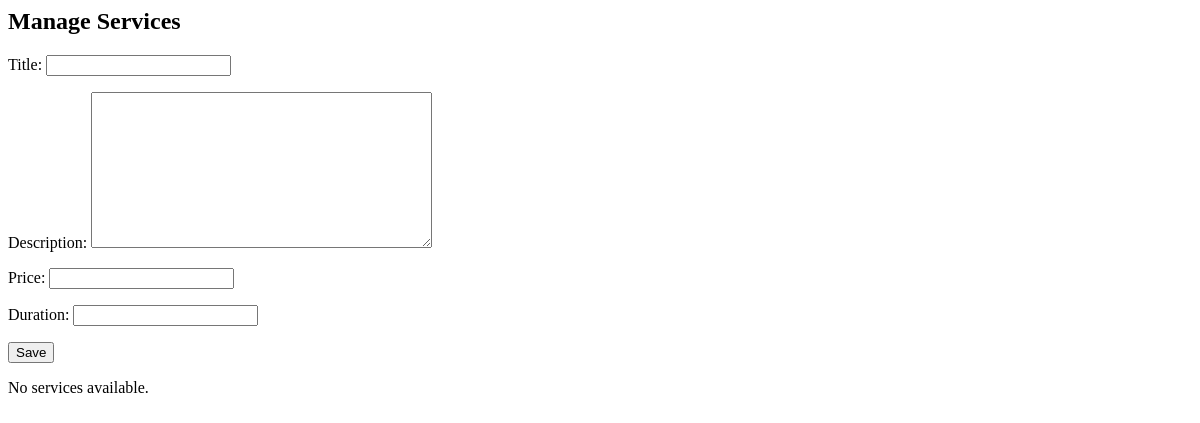
The app's page /manage_services/, older data.
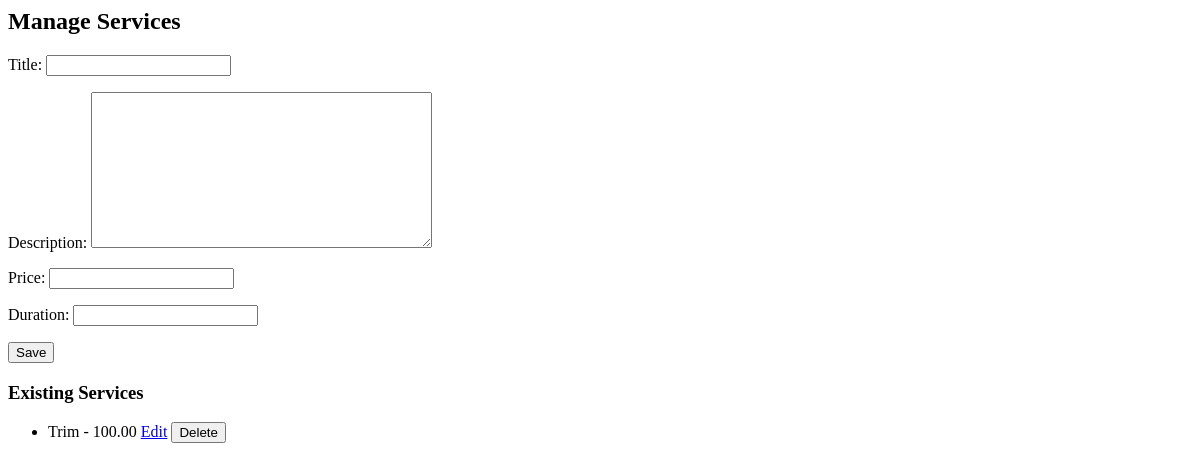
The same page, newer data.
### LineUp/Barber/models.py (models this page shows, shortened)
class Service(models.Model):
    barber = models.ForeignKey('Barber', on_delete=models.CASCADE, related_name='services', null=True)
    title = models.CharField(max_length=100)
    description = models.TextField()
    price = models.DecimalField(max_digits=10, decimal_places=2)
    duration = models.DurationField()

### LineUp/Barber/views.py (the view, shortened to what this page needs)
# urls.py: path('manage_services/', views.ManageServicesView.as_view(), name='manage_services'),
class ManageServicesView(View):
    model = Service
    form_class = ServiceForm
    template_name = 'Barber/manage_services.html'
    success_url = reverse_lazy('manage_services')
    def get(self, request, service_id=None):
        services = Service.objects.all()
        form = ServiceForm(instance=get_object_or_404(Service, pk=service_id)) if service_id else ServiceForm()
        return render(request, self.template_name, {'services': services, 'form': form})

### LineUp/Barber/forms.py (shortened to what this page needs)
class ServiceForm(forms.ModelForm):
    class Meta:
        model = Service
        fields = ['title', 'description', 'price', 'duration']

### LineUp/Barber/templates/Barber/manage_services.html (shortened to what this page needs)
{% block content %}
    <section class="section">
        <div class="container">
            <h2 class="title">Manage Services</h2>
            <form method="post" action="{% url 'manage_services' %}">
                {{ form.as_p }}
                <button type="submit" name="save" class="button is-primary">Save</button>
            </form>
            {% if services %}
            <h3 class="subtitle">Existing Services</h3>
            <ul>
                {% for service in services %}
                    <li>
                        {{ service.title }} - {{ service.price }}
                        <a href="{% url 'edit_service' service.id %}">Edit</a>
                        <form method="post" action="{% url 'delete_service' service.id %}" style="display:inline;">
                            <button type="submit" class="delete-link">Delete</button>
                        </form>
                    </li>
                {% endfor %}
            </ul>
        {% else %}
            <p>No services available.</p>
        {% endif %}
        </div>
    </section>
{% endblock %}

Row changes from the older to the newer data that the page shows:
added Service: title "Trim", price "100.00"
Text that changed along with them:
text no longer shown: "No services available."
text now shown: "Existing Services"
